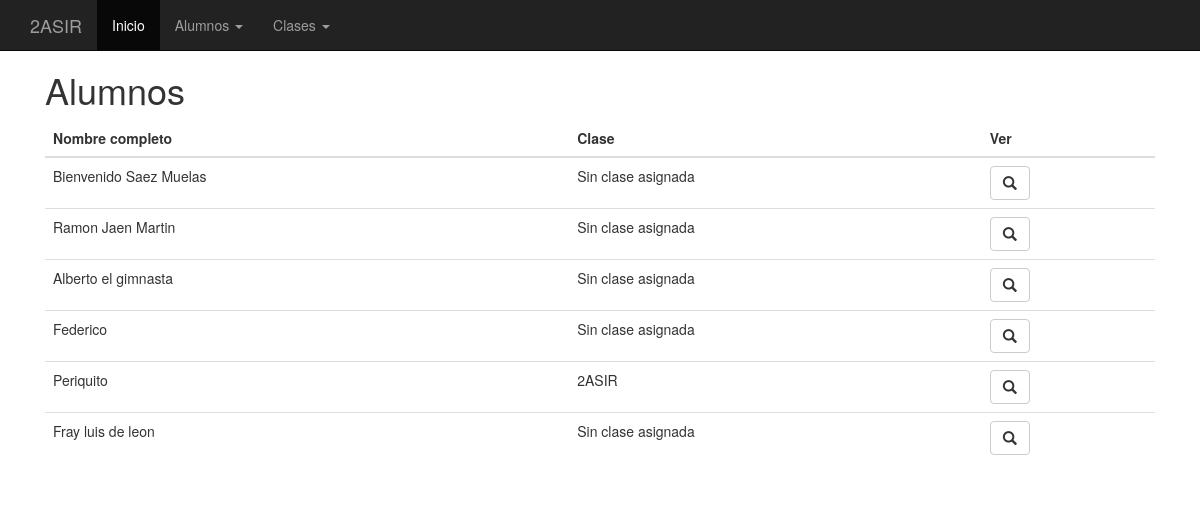
Page /alumnos.php (signed in) on the committed database.
### tables this page shows
CREATE TABLE `alumnos` (
  `id` int(11) unsigned NOT NULL AUTO_INCREMENT,
  `nombreCompleto` varchar(140) NOT NULL DEFAULT '',
  `edad` int(11) DEFAULT NULL,
  `clase` int(10) unsigned DEFAULT NULL,
  PRIMARY KEY (`id`),
  KEY `fk_clase` (`clase`),
  CONSTRAINT `fk_clase` FOREIGN KEY (`clase`) REFERENCES `clases` (`id`) ON DELETE CASCADE ON UPDATE CASCADE
);

CREATE TABLE `clases` (
  `id` int(11) unsigned NOT NULL AUTO_INCREMENT,
  `nombre` varchar(140) NOT NULL DEFAULT '',
  PRIMARY KEY (`id`)
);

### php/bd.php (called while the page is built, shortened)
<?php
  include_once "ez_sql_core.php";
  include_once "ez_sql_mysql.php";
class Bd
{
  public  $conexion;
  private $usuario      = 'root';
  private $password     = 'root';
  private $base_datos   = 'alumnos';
  function __construct()
  {
    $this->conexion = new ezSQL_mysql($this->usuario, $this->password, $this->base_datos,'localhost');
  }
  function get_alumnos(){
    $consulta = "select * from alumnos";
    $alumnos = $this->conexion->get_results($consulta);
    return $alumnos;
  }
  function get_clase($idClase){
    $consulta = "select * from clases where id=$idClase";
    $clase = $this->conexion->get_row($consulta);
    return $clase;
  }
}
?>

### php/ez_sql_mysql.php (called while the page is built, shortened)
<?php
	$ezsql_mysql_str = array
	(
		1 => 'Require $dbuser and $dbpassword to connect to a database server',
		2 => 'Error establishing mySQL database connection. Correct user/password? Correct hostname? Database server running?',
		3 => 'Require $dbname to select a database',
		4 => 'mySQL database connection is not active',
		5 => 'Unexpected error while trying to select database'
	);
	class ezSQL_mysql extends ezSQLcore
	{
		var $encoding = false;
		function ezSQL_mysql($dbuser='', $dbpassword='', $dbname='', $dbhost='localhost', $encoding='')
		{
			$this->dbuser = $dbuser;
			$this->dbpassword = $dbpassword;
			$this->dbname = $dbname;
			$this->dbhost = $dbhost;
			$this->encoding = $encoding;
		}
		function connect($dbuser='', $dbpassword='', $dbhost='localhost')
		{
			global $ezsql_mysql_str; $return_val = false;
			if ( ! $dbuser )
			{
				$this->register_error($ezsql_mysql_str[1].' in '.__FILE__.' on line '.__LINE__);
				$this->show_errors ? trigger_error($ezsql_mysql_str[1],E_USER_WARNING) : null;
			}
			else if ( ! $this->dbh = @mysql_connect($dbhost,$dbuser,$dbpassword,true,131074) )
			{
				$this->register_error($ezsql_mysql_str[2].' in '.__FILE__.' on line '.__LINE__);
				$this->show_errors ? trigger_error($ezsql_mysql_str[2],E_USER_WARNING) : null;
			}
			else
			{
				$return_val = true;
			}
			return $return_val;
		}
		function select($dbname='', $encoding='')
		{
			global $ezsql_mysql_str; $return_val = false;
			if ( ! $dbname )
			{
				$this->register_error($ezsql_mysql_str[3].' in '.__FILE__.' on line '.__LINE__);
				$this->show_errors ? trigger_error($ezsql_mysql_str[3],E_USER_WARNING) : null;
			}
			else if ( ! $this->dbh )
			{
				$this->register_error($ezsql_mysql_str[4].' in '.__FILE__.' on line '.__LINE__);
				$this->show_errors ? trigger_error($ezsql_mysql_str[4],E_USER_WARNING) : null;
			}
			else if ( !@mysql_select_db($dbname,$this->dbh) )
			{
				if ( !$str = @mysql_error($this->dbh))
					  $str = $ezsql_mysql_str[5];
				$this->register_error($str.' in '.__FILE__.' on line '.__LINE__);
				$this->show_errors ? trigger_error($str,E_USER_WARNING) : null;
			}
			else
			{
				if ( $encoding == '') $encoding = $this->encoding;
				$return_val = true;
			}
			return $return_val;
		}
		function query($query)
		{
			$return_val = 0;
			$query = trim($query);
			$this->result = @mysql_query($query,$this->dbh);
			if ( preg_match("/^(insert|delete|update|replace|truncate|drop|create|alter|set|lock|unlock)\s+/i",$query) )
			{
				$is_insert = true;
				$this->rows_affected = @mysql_affected_rows($this->dbh);
				if ( preg_match("/^(insert|replace)\s+/i",$query) )
				{
					$this->insert_id = @mysql_insert_id($this->dbh);
				}
				$return_val = $this->rows_affected;
			}
			else
			{
				$is_insert = false;
				$i=0;
				$num_rows=0;
				while ( $row = @mysql_fetch_object($this->result) )
				{
					$num_rows++;
				}
				$this->num_rows = $num_rows;
				$return_val = $this->num_rows;
			}
			return $return_val;
		}
	}

### php/ez_sql_core.php (called while the page is built, shortened)
<?php
	class ezSQLcore
	{
		var $show_errors      = true;
		var $timers           = array();
		function flush()
		{
			$this->last_result = null;
		}
		function get_row($query=null,$output=OBJECT,$y=0)
		{
			if ( $query )
			{
				$this->query($query);
			}
			if ( $output == OBJECT )
			{
				return $this->last_result[$y]?$this->last_result[$y]:null;
			}
			elseif ( $output == ARRAY_A )
			{
				return $this->last_result[$y]?get_object_vars($this->last_result[$y]):null;
			}
			elseif ( $output == ARRAY_N )
			{
				return $this->last_result[$y]?array_values(get_object_vars($this->last_result[$y])):null;
			}
			else
			{
				$this->show_errors ? trigger_error(" \$db->get_row(string query, output type, int offset) -- Output type must be one of: OBJECT, ARRAY_A, ARRAY_N",E_USER_WARNING) : null;
			}
		}
		function get_results($query=null, $output = OBJECT)
		{
			if ( $query )
			{
				$this->query($query);
			}
			if ( $output == OBJECT )
			{
				return $this->last_result;
			}
		}
		function timer_get_cur()
		{
			list($usec, $sec) = explode(" ",microtime());
			return ((float)$usec + (float)$sec);
		}
		function timer_start($timer_name)
		{
			$this->timers[$timer_name] = $this->timer_get_cur();
		}
		function timer_elapsed($timer_name)
		{
			return round($this->timer_get_cur() - $this->timers[$timer_name],2);
		}
	}

### alumnos.php (the view, shortened to what this page needs)
<?php include_once "php/header.php"; ?>
<?php
  include_once "php/bd.php";
  $bd = new Bd();
  $alumnos = $bd->get_alumnos();
?>
    <div class="container">
      <div class="col-sm-12">
        <h1>Alumnos</h1>
        <table class="table">
          <thead>
            <tr>
              <th>Nombre completo</th>
              <th>Clase</th>
              <th>Ver</th>
            </tr>
          </thead>
          <tbody>
            <?php foreach ($alumnos as $alumno){ ?>
              <tr>
                <td><?php print $alumno->nombreCompleto; ?></td>
              <?php
                if($alumno->clase != NULL){
                  $clase = $bd->get_clase($alumno->clase);
                  $nombre_clase = $clase->nombre;
                }else{
                  $nombre_clase = 'Sin clase asignada';
                } ?>
                <td><?php print $nombre_clase; ?></td>
                <td><a href="detalle_alumno.php?id=<?php print $alumno->id; ?>" class="btn btn-default"><span class="glyphicon glyphicon-search" aria-hidden="true"></span></a></td>
              </tr>
            <?php } ?>
          </tbody>
        </table>
      </div>
    </div>
<?php include_once "php/footer.php"; ?>

### php/header.php (shortened to what this page needs)
<!DOCTYPE html>
<html lang="en">
  <head>
    <link href="css/bootstrap.min.css" rel="stylesheet">
    <link href="css/main.css" rel="stylesheet">
  </head>
  <body>
    <nav class="navbar navbar-inverse navbar-fixed-top">
      <div class="container">
        <div class="navbar-header">
          <a class="navbar-brand" href="#">2ASIR</a>
        </div>
        <?php if(isset($_SESSION['usuario'])){ ?>
        <div id="navbar" class="collapse navbar-collapse">
          <ul class="nav navbar-nav">
            <li class="active"><a href="/">Inicio</a></li>
            <li class="dropdown">
              <a href="#" class="dropdown-toggle" data-toggle="dropdown" role="button" aria-expanded="false">Alumnos <span class="caret"></span></a>
            </li>
            <li class="dropdown">
              <a href="#" class="dropdown-toggle" data-toggle="dropdown" role="button" aria-expanded="false">Clases <span class="caret"></span></a>
            </li>
          </ul>
        </div>
        <?php } ?>
      </div>
    </nav>

### php/footer.php (shortened to what this page needs)
  </body>
</html>

### css/main.css (style rules this page uses)
body { padding-top: 50px; }

### rows in the picture
alumnos: nombreCompleto "Bienvenido Saez Muelas", clase "Sin clase asignada"
alumnos: nombreCompleto "Ramon Jaen Martin", clase "Sin clase asignada"
alumnos: nombreCompleto "Alberto el gimnasta", clase "Sin clase asignada"
alumnos: nombreCompleto "Federico", clase "Sin clase asignada"
alumnos: nombreCompleto "Periquito", clase.nombre "2ASIR"
alumnos: nombreCompleto "Fray luis de leon", clase "Sin clase asignada"
